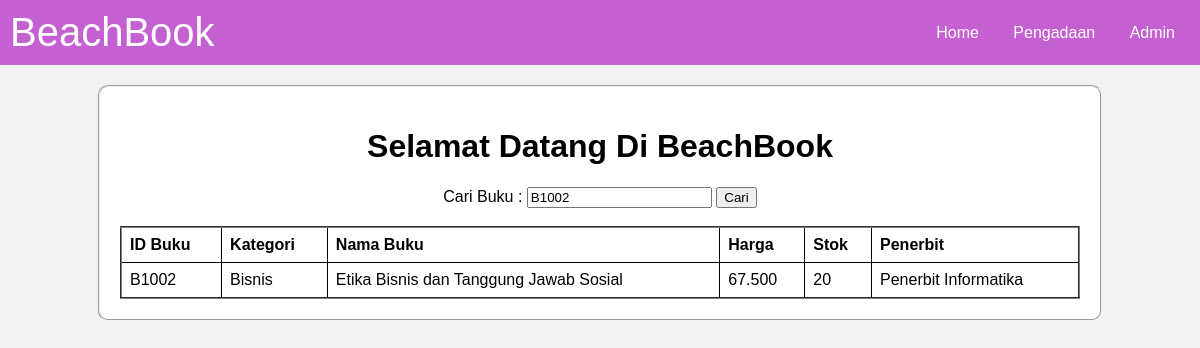
The app's page /Index.php?kata_cari=B1002 with its own data.
### tables this page shows
CREATE TABLE `buku` (
  `id_buku` varchar(20) NOT NULL,
  `kategori` varchar(20) NOT NULL,
  `nama_buku` varchar(50) NOT NULL,
  `harga` varchar(20) NOT NULL,
  `stok` int(20) NOT NULL,
  `penerbit` varchar(50) NOT NULL
);

### Index.php (the view, shortened to what this page needs)
<!DOCTYPE html>
<html lang="en">
<head>
</head>
<body>
    <nav>
        <div id="terraBook">BeachBook</div>
        <div>
            <a href="Index.php">Home</a>
            <a href="Penerbit.php">Pengadaan</a>
            <a href="Admin.php">Admin</a>
        </div>
    </nav>
    <fieldset>
    <center>
        <h1>Selamat Datang Di BeachBook</h1>
    </center>
    <form method="GET" action="index.php" style="text-align: center;">
        <label>Cari Buku :</label>
        <input type="text" name="kata_cari" value="<?php echo isset($_GET['kata_cari']) ? $_GET['kata_cari'] : ''; ?>" />
        <button type="submit">Cari</button>
    </form>
    <br>
    <table border="2">
        <thead>
            <tr>
                <th>ID Buku</th>
                <th>Kategori</th>
                <th>Nama Buku</th>
                <th>Harga</th>
                <th>Stok</th>
                <th>Penerbit</th>
            </tr>
        </thead>
        <tbody>
            <?php
            include 'koneksi.php';
            if(isset($_GET['kata_cari'])) {
                $kata_cari = $_GET['kata_cari'];
                $query = "SELECT * FROM buku WHERE id_buku LIKE '%".$kata_cari."%' OR nama_buku LIKE '%".$kata_cari."%' ORDER BY id_buku ASC";
            } else {
                $query = "SELECT * FROM buku ORDER BY id_buku ASC";
            }
            $result = mysqli_query($koneksi, $query);
            while ($row = mysqli_fetch_assoc($result)) {
            ?>
            <tr>
                <td><?php echo $row['id_buku']; ?></td>
                <td><?php echo $row['kategori']; ?></td>
                <td><?php echo $row['nama_buku']; ?></td>
                <td><?php echo $row['harga']; ?></td>
                <td><?php echo $row['stok']; ?></td>
                <td><?php echo $row['penerbit']; ?></td>
            </tr>
            <?php
            }
            ?>
        </tbody>
    </table>
</fieldset>
</body>
</html>

### Index.php (style rules this page uses)
body { font-family: Arial, sans-serif; background-color: #f2f2f2; margin: 0; padding: 0; margin-bottom: 50px; }
nav { background-color: #C560D2; overflow: hidden; display: flex; justify-content: space-between; align-items: center; padding: 10px; }
nav a { color: white; text-align: center; text-decoration: none; padding: 10px; margin: 0 5px; }
fieldset { width: 80%; margin: auto; margin-top: 20px; background-color: white; padding: 20px; border-radius: 10px; }
table { width: 100%; border-collapse: collapse; }
th, td { border: 1px solid black; padding: 8px; text-align: left; }
#terraBook { font-size: 40px; font-family: 'Arial', sans-serif; color: white; }

### records on screen
buku: id_buku "B1002", kategori "Bisnis", nama_buku "Etika Bisnis dan Tanggung Jawab Sosial", harga "67.500", stok "20", penerbit "Penerbit Informatika"
